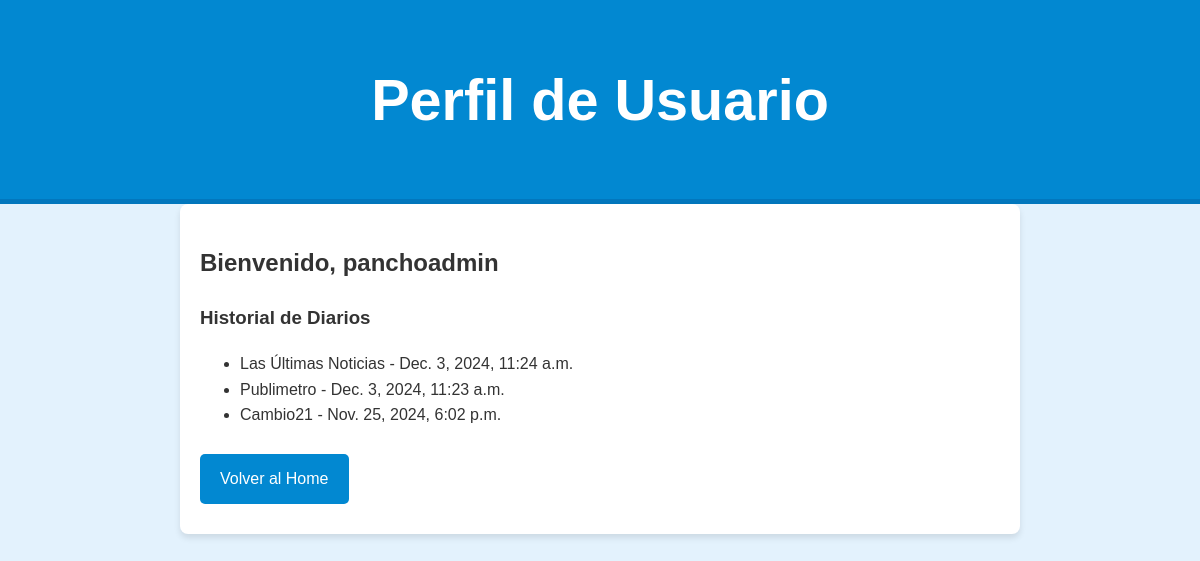
The app's page /perfil_usuario/ (signed in) with its own data.
### diarios_app/models.py (models this page shows, shortened)
class Historial(models.Model):
    usuario = models.ForeignKey(User, on_delete=models.CASCADE)
    diario = models.ForeignKey(Diarios, on_delete=models.CASCADE)
    fecha_visita = models.DateTimeField(auto_now_add=True)
    class Meta:
        unique_together = ('usuario', 'diario')

class Diarios(models.Model):
    titulo = models.CharField(max_length=100)
    fecha = models.DateField(null=True, blank=True)
    pre_visualizacion = models.ImageField(upload_to='pre-visualizacion/', null=True, blank=True)
    localidad = models.CharField(max_length=50)
    cod = models.PositiveIntegerField(unique=True, null=True, blank=True)
    disponibilidad = models.OneToOneField(
        DiarioDisponibilidad,
        on_delete=models.CASCADE,
        null=True,
        blank=True,
        related_name='diario'
    )

### diarios_app/views.py (the view)
# urls.py: path('perfil_usuario/', views.perfil_usuario, name='perfil_usuario')
@login_required
def perfil_usuario(request):
    historial_diarios = Historial.objects.filter(usuario=request.user).select_related('diario')
    return render(request, 'perfil_usuario.html', {'historial': historial_diarios})

### diarios_app/templates/perfil_usuario.html (shortened to what this page needs)
<!DOCTYPE html>
<html lang="es">
<head>
    <link rel="stylesheet" href="styles.css">
</head>
<body class="library-theme">
    <header>
        <h1>Perfil de Usuario</h1>
    </header>
    <main>
        <h2>Bienvenido, {{ user.username }}</h2>
        <section>
            <h3>Historial de Diarios</h3>
            <ul>
                {% for item in historial %}
                    <li>{{ item.diario.titulo }} - {{ item.fecha_visita }}</li>
                {% empty %}
                    <li>No hay historial de visitas.</li>
                {% endfor %}
            </ul>
        </section>
        <nav>
            <a href="{% url 'home' %}" class="button">Volver al Home</a>
        </nav>
    </main>
</body>
</html>

### static/styles.css (style rules this page uses)
body.library-theme { font-family: 'Tahoma', sans-serif; background-color: #e3f2fd; color: #333; margin: 0; padding: 0; line-height: 1.6; }
header { background-color: #0288d1; color: white; padding: 15px 20px; text-align: center; font-size: 1.8em; border-bottom: 5px solid #0277bd; }
main { padding: 20px; margin: auto; max-width: 800px; background: white; border-radius: 8px; box-shadow: 0 4px 6px rgba(0, 0, 0, 0.1); }
.button { display: inline-block; padding: 12px 20px; margin: 10px 0; background-color: #0288d1; color: white; text-decoration: none; border: none; border-radius: 5px; cursor: pointer; text-align: center; font-size: 1em; transition: background-color 0.3s ease; }

### records on screen
Historial: diario.titulo "Las Últimas Noticias", fecha_visita "Dec. 3, 2024, 11:24 a.m."
Historial: diario.titulo "Publimetro", fecha_visita "Dec. 3, 2024, 11:23 a.m."
Historial: diario.titulo "Cambio21", fecha_visita "Nov. 25, 2024, 6:02 p.m."

### other values on screen
{{ user.username }} "panchoadmin"
